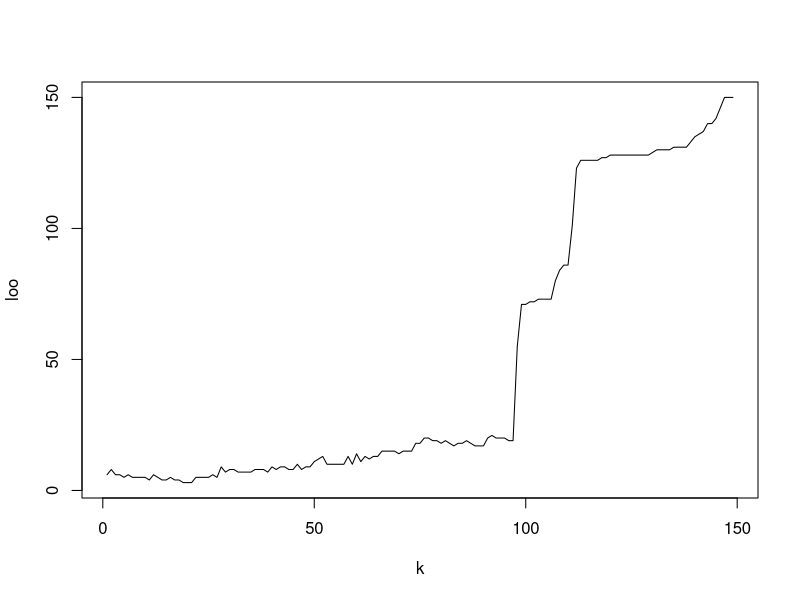

This figure's R source:
#метрика
EM <- function(u, v) {
  return(sqrt(sum((u - v) ^ 2)))
}

#линейка
ruler <- function(z, feature_matrix, metric_function = EM) {
  n <- dim(feature_matrix)[2]
  l <- dim(feature_matrix)[1]
  distances <- matrix(NA, l, 2)
  for(i in 1:l) {
    distances[i,] <- c(i, metric_function(feature_matrix[i,1:n], z))
  }
  distances <- distances[order(distances[,2]),]
  return(distances)
}


#принимает на вход обучающую выборку(features, labels), классифицируемый объект(z),
#возвращает класс (class), к которому алго относит классифицируемый объект,
# и k - количество соседей
#upd: фьючеры и лэйблы лучше передавать вместе, чтобы они сразу сортанулись или нет:)))
kNN <- function(feature_matrix, labels, z, k) {
  distances <- ruler(z, feature_matrix)
  cnt <- c("setosa" = 0, "versicolor" = 0, "virginica" = 0)

  for (i in 1:k) {
    class <- labels[distances[i,1]]
    cnt[class] <- cnt[class] + 1
  }
return(which.max(cnt))
}


# LOO на вход передаем алгоритм, крание значения настраиваемого
# параметра, на выходе настроенный параметр, если флаг отрисовки графика
# установлен, то рисуем график, отображающий зависимость величины ошибки
# от значений настраиваемого параметра
kNN_LOO <- function(algorithm = kNN, feature_matrix, labels, parametr_min_value, parametr_max_value, shedule_flag = FALSE){
  l <- dim(feature_matrix)[1]
  n <- dim(feature_matrix)[2]
  loo <- rep(0, parametr_max_value)
  for(i in 1:l) {
    tmp_feature_matrix <- feature_matrix[-i, ]
    tmp_labels <- labels[-i]
    distances <- ruler(feature_matrix[i,1:n], tmp_feature_matrix)
    cnt <- c("setosa" = 0, "versicolor" = 0, "virginica" = 0)
    for(tmp_parametr in parametr_min_value:parametr_max_value){
    #class <- algorithm(tmp_feature_matrix, tmp_labels, feature_matrix[i,1:n], tmp_parametr)
        class <- tmp_labels[distances[tmp_parametr,1]]
        cnt[class] <- cnt[class] + 1
      if (as.integer(which.max(cnt)) != as.integer(labels[i])) {
        loo[tmp_parametr] <- loo[tmp_parametr] + 1
      }
    }
  }
  if (shedule_flag) {
    #plot(parametr_min_value:parametr_max_value, loo[parametr_min_value:parametr_max_value], xlab="k", ylab="loo", pch=20)
    #lines(parametr_min_value:parametr_max_value, loo[parametr_min_value:parametr_max_value])
    plot(parametr_min_value:parametr_max_value, loo[parametr_min_value:parametr_max_value], xlab = "k", ylab = "loo", type = "l")
  }
  return(which.min(loo))
}


kNN_LOO(,iris[,1:4], iris[,5], 1, 149, TRUE)
